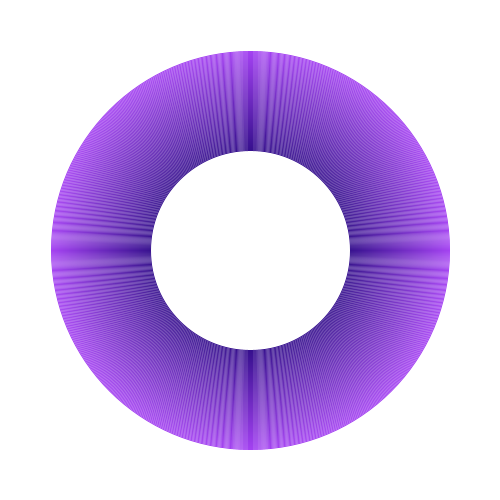
Frame 1 (no input)
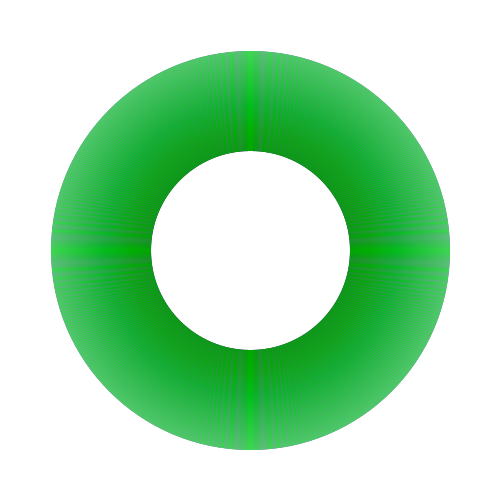
Frame 2 (the mouse pressed at the canvas centre, redrawn once)

The Processing sketch that drew these frames (run headless with seeded random() and noise(); the mouse was pressed at the canvas centre and the sketch redrawn once):

// Processing sketch: sketch_2400_w4_2
// ── sketch_2400_w4_2.pde
void setup() {
  size(500, 500);
  background(255);
}

void draw() {
  int rad = 400;

  //create variables for RGB color vales
  float r = random(255);
  float g = random(255);
  float b = random(255);

  for (int i = 0; i < 100; i++) {  
    //subtract each loop
    rad = rad-2;

    r-=1.1;
    g-=0.5;
    b-=1;

    stroke(r, g, b);
    noFill();
    ellipse(width/2, height/2, rad, rad);
  }
  noLoop();
}
